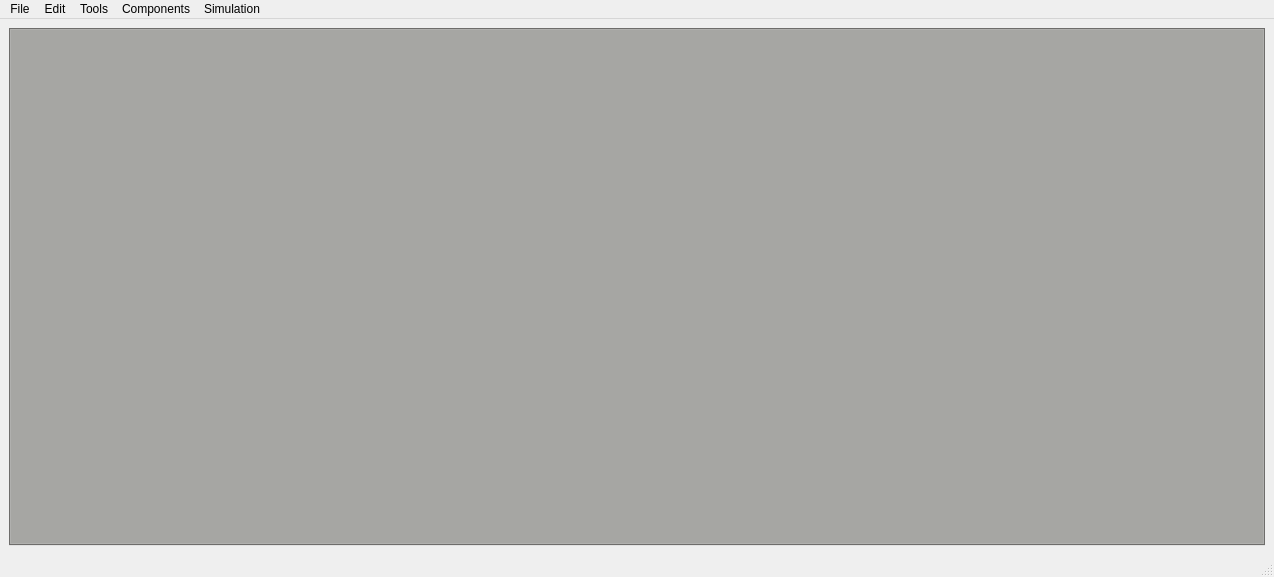
<?xml version="1.0" encoding="UTF-8"?>
<ui version="4.0">
 <class>MainWindow</class>
 <widget class="QMainWindow" name="MainWindow">
  <property name="geometry">
   <rect>
    <x>0</x>
    <y>0</y>
    <width>1274</width>
    <height>577</height>
   </rect>
  </property>
  <property name="windowTitle">
   <string>LogicSim</string>
  </property>
  <widget class="QWidget" name="centralwidget">
   <layout class="QHBoxLayout" name="horizontalLayout">
    <item>
     <widget class="logicsim::gui::TabHandler" name="tabHandler">
      <property name="palette">
       <palette>
        <active>
         <colorrole role="WindowText">
          <brush brushstyle="SolidPattern">
           <color alpha="255">
            <red>0</red>
            <green>0</green>
            <blue>0</blue>
           </color>
          </brush>
         </colorrole>
         <colorrole role="Button">
          <brush brushstyle="SolidPattern">
           <color alpha="255">
            <red>154</red>
            <green>153</green>
            <blue>150</blue>
           </color>
          </brush>
         </colorrole>
         <colorrole role="Light">
          <brush brushstyle="SolidPattern">
           <color alpha="255">
            <red>231</red>
            <green>230</green>
            <blue>225</blue>
           </color>
          </brush>
         </colorrole>
         <colorrole role="Midlight">
          <brush brushstyle="SolidPattern">
           <color alpha="255">
            <red>192</red>
            <green>191</green>
            <blue>187</blue>
           </color>
          </brush>
         </colorrole>
         <colorrole role="Dark">
          <brush brushstyle="SolidPattern">
           <color alpha="255">
            <red>77</red>
            <green>77</green>
            <blue>75</blue>
           </color>
          </brush>
         </colorrole>
         <colorrole role="Mid">
          <brush brushstyle="SolidPattern">
           <color alpha="255">
            <red>103</red>
            <green>102</green>
            <blue>100</blue>
           </color>
          </brush>
         </colorrole>
         <colorrole role="Text">
          <brush brushstyle="SolidPattern">
           <color alpha="255">
            <red>0</red>
            <green>0</green>
            <blue>0</blue>
           </color>
          </brush>
         </colorrole>
         <colorrole role="BrightText">
          <brush brushstyle="SolidPattern">
           <color alpha="255">
            <red>255</red>
            <green>255</green>
            <blue>255</blue>
           </color>
          </brush>
         </colorrole>
         <colorrole role="ButtonText">
          <brush brushstyle="SolidPattern">
           <color alpha="255">
            <red>0</red>
            <green>0</green>
            <blue>0</blue>
           </color>
          </brush>
         </colorrole>
         <colorrole role="Base">
          <brush brushstyle="SolidPattern">
           <color alpha="255">
            <red>255</red>
            <green>255</green>
            <blue>255</blue>
           </color>
          </brush>
         </colorrole>
         <colorrole role="Window">
          <brush brushstyle="SolidPattern">
           <color alpha="255">
            <red>154</red>
            <green>153</green>
            <blue>150</blue>
           </color>
          </brush>
         </colorrole>
         <colorrole role="Shadow">
          <brush brushstyle="SolidPattern">
           <color alpha="255">
            <red>0</red>
            <green>0</green>
            <blue>0</blue>
           </color>
          </brush>
         </colorrole>
         <colorrole role="AlternateBase">
          <brush brushstyle="SolidPattern">
           <color alpha="255">
            <red>204</red>
            <green>204</green>
            <blue>202</blue>
           </color>
          </brush>
         </colorrole>
         <colorrole role="ToolTipBase">
          <brush brushstyle="SolidPattern">
           <color alpha="255">
            <red>255</red>
            <green>255</green>
            <blue>220</blue>
           </color>
          </brush>
         </colorrole>
         <colorrole role="ToolTipText">
          <brush brushstyle="SolidPattern">
           <color alpha="255">
            <red>0</red>
            <green>0</green>
            <blue>0</blue>
           </color>
          </brush>
         </colorrole>
         <colorrole role="PlaceholderText">
          <brush brushstyle="SolidPattern">
           <color alpha="128">
            <red>0</red>
            <green>0</green>
            <blue>0</blue>
           </color>
          </brush>
         </colorrole>
        </active>
        <inactive>
         <colorrole role="WindowText">
          <brush brushstyle="SolidPattern">
           <color alpha="255">
            <red>0</red>
            <green>0</green>
            <blue>0</blue>
           </color>
          </brush>
         </colorrole>
         <colorrole role="Button">
          <brush brushstyle="SolidPattern">
           <color alpha="255">
            <red>154</red>
            <green>153</green>
            <blue>150</blue>
           </color>
          </brush>
         </colorrole>
         <colorrole role="Light">
          <brush brushstyle="SolidPattern">
           <color alpha="255">
            <red>231</red>
            <green>230</green>
            <blue>225</blue>
           </color>
          </brush>
         </colorrole>
         <colorrole role="Midlight">
          <brush brushstyle="SolidPattern">
           <color alpha="255">
            <red>192</red>
            <green>191</green>
            <blue>187</blue>
           </color>
          </brush>
         </colorrole>
         <colorrole role="Dark">
          <brush brushstyle="SolidPattern">
           <color alpha="255">
            <red>77</red>
            <green>77</green>
            <blue>75</blue>
           </color>
          </brush>
         </colorrole>
         <colorrole role="Mid">
          <brush brushstyle="SolidPattern">
           <color alpha="255">
            <red>103</red>
            <green>102</green>
            <blue>100</blue>
           </color>
          </brush>
         </colorrole>
         <colorrole role="Text">
          <brush brushstyle="SolidPattern">
           <color alpha="255">
            <red>0</red>
            <green>0</green>
            <blue>0</blue>
           </color>
          </brush>
         </colorrole>
         <colorrole role="BrightText">
          <brush brushstyle="SolidPattern">
           <color alpha="255">
            <red>255</red>
            <green>255</green>
            <blue>255</blue>
           </color>
          </brush>
         </colorrole>
         <colorrole role="ButtonText">
          <brush brushstyle="SolidPattern">
           <color alpha="255">
            <red>0</red>
            <green>0</green>
            <blue>0</blue>
           </color>
          </brush>
         </colorrole>
         <colorrole role="Base">
          <brush brushstyle="SolidPattern">
           <color alpha="255">
            <red>255</red>
            <green>255</green>
            <blue>255</blue>
           </color>
          </brush>
         </colorrole>
         <colorrole role="Window">
          <brush brushstyle="SolidPattern">
           <color alpha="255">
            <red>154</red>
            <green>153</green>
            <blue>150</blue>
           </color>
          </brush>
         </colorrole>
         <colorrole role="Shadow">
          <brush brushstyle="SolidPattern">
           <color alpha="255">
            <red>0</red>
            <green>0</green>
            <blue>0</blue>
           </color>
          </brush>
         </colorrole>
         <colorrole role="AlternateBase">
          <brush brushstyle="SolidPattern">
           <color alpha="255">
            <red>204</red>
            <green>204</green>
            <blue>202</blue>
           </color>
          </brush>
         </colorrole>
         <colorrole role="ToolTipBase">
          <brush brushstyle="SolidPattern">
           <color alpha="255">
            <red>255</red>
            <green>255</green>
            <blue>220</blue>
           </color>
          </brush>
         </colorrole>
         <colorrole role="ToolTipText">
          <brush brushstyle="SolidPattern">
           <color alpha="255">
            <red>0</red>
            <green>0</green>
            <blue>0</blue>
           </color>
          </brush>
         </colorrole>
         <colorrole role="PlaceholderText">
          <brush brushstyle="SolidPattern">
           <color alpha="128">
            <red>0</red>
            <green>0</green>
            <blue>0</blue>
           </color>
          </brush>
         </colorrole>
        </inactive>
        <disabled>
         <colorrole role="WindowText">
          <brush brushstyle="SolidPattern">
           <color alpha="255">
            <red>77</red>
            <green>77</green>
            <blue>75</blue>
           </color>
          </brush>
         </colorrole>
         <colorrole role="Button">
          <brush brushstyle="SolidPattern">
           <color alpha="255">
            <red>154</red>
            <green>153</green>
            <blue>150</blue>
           </color>
          </brush>
         </colorrole>
         <colorrole role="Light">
          <brush brushstyle="SolidPattern">
           <color alpha="255">
            <red>231</red>
            <green>230</green>
            <blue>225</blue>
           </color>
          </brush>
         </colorrole>
         <colorrole role="Midlight">
          <brush brushstyle="SolidPattern">
           <color alpha="255">
            <red>192</red>
            <green>191</green>
            <blue>187</blue>
           </color>
          </brush>
         </colorrole>
         <colorrole role="Dark">
          <brush brushstyle="SolidPattern">
           <color alpha="255">
            <red>77</red>
            <green>77</green>
            <blue>75</blue>
           </color>
          </brush>
         </colorrole>
         <colorrole role="Mid">
          <brush brushstyle="SolidPattern">
           <color alpha="255">
            <red>103</red>
            <green>102</green>
            <blue>100</blue>
           </color>
          </brush>
         </colorrole>
         <colorrole role="Text">
          <brush brushstyle="SolidPattern">
           <color alpha="255">
            <red>77</red>
            <green>77</green>
            <blue>75</blue>
           </color>
          </brush>
         </colorrole>
         <colorrole role="BrightText">
          <brush brushstyle="SolidPattern">
           <color alpha="255">
            <red>255</red>
            <green>255</green>
            <blue>255</blue>
           </color>
          </brush>
         </colorrole>
         <colorrole role="ButtonText">
          <brush brushstyle="SolidPattern">
           <color alpha="255">
            <red>77</red>
            <green>77</green>
            <blue>75</blue>
           </color>
          </brush>
         </colorrole>
         <colorrole role="Base">
          <brush brushstyle="SolidPattern">
           <color alpha="255">
            <red>154</red>
            <green>153</green>
            <blue>150</blue>
           </color>
          </brush>
         </colorrole>
         <colorrole role="Window">
          <brush brushstyle="SolidPattern">
           <color alpha="255">
            <red>154</red>
            <green>153</green>
            <blue>150</blue>
           </color>
          </brush>
         </colorrole>
         <colorrole role="Shadow">
          <brush brushstyle="SolidPattern">
           <color alpha="255">
            <red>0</red>
            <green>0</green>
            <blue>0</blue>
           </color>
          </brush>
         </colorrole>
         <colorrole role="AlternateBase">
          <brush brushstyle="SolidPattern">
           <color alpha="255">
            <red>154</red>
            <green>153</green>
            <blue>150</blue>
           </color>
          </brush>
         </colorrole>
         <colorrole role="ToolTipBase">
          <brush brushstyle="SolidPattern">
           <color alpha="255">
            <red>255</red>
            <green>255</green>
            <blue>220</blue>
           </color>
          </brush>
         </colorrole>
         <colorrole role="ToolTipText">
          <brush brushstyle="SolidPattern">
           <color alpha="255">
            <red>0</red>
            <green>0</green>
            <blue>0</blue>
           </color>
          </brush>
         </colorrole>
         <colorrole role="PlaceholderText">
          <brush brushstyle="SolidPattern">
           <color alpha="128">
            <red>0</red>
            <green>0</green>
            <blue>0</blue>
           </color>
          </brush>
         </colorrole>
        </disabled>
       </palette>
      </property>
      <property name="currentIndex">
       <number>-1</number>
      </property>
     </widget>
    </item>
   </layout>
  </widget>
  <widget class="QMenuBar" name="menubar">
   <property name="geometry">
    <rect>
     <x>0</x>
     <y>0</y>
     <width>1274</width>
     <height>22</height>
    </rect>
   </property>
   <widget class="QMenu" name="menuFile">
    <property name="title">
     <string>File</string>
    </property>
    <addaction name="actionNew"/>
    <addaction name="actionOpen"/>
    <addaction name="actionClose"/>
    <addaction name="actionSave"/>
    <addaction name="actionSave_As"/>
    <addaction name="separator"/>
    <addaction name="actionExit"/>
   </widget>
   <widget class="QMenu" name="menuComponents">
    <property name="title">
     <string>Components</string>
    </property>
    <widget class="QMenu" name="menuGates">
     <property name="title">
      <string>Gates</string>
     </property>
     <addaction name="actionBuffer"/>
     <addaction name="actionNOT"/>
     <addaction name="actionAND"/>
     <addaction name="actionOR"/>
     <addaction name="actionXOR"/>
     <addaction name="actionNAND"/>
     <addaction name="actionNOR"/>
     <addaction name="actionXNOR"/>
    </widget>
    <widget class="QMenu" name="menuInputs">
     <property name="title">
      <string>Inputs</string>
     </property>
     <addaction name="actionConstant_0"/>
     <addaction name="actionConstant_1"/>
     <addaction name="actionSwitch"/>
     <addaction name="actionOscillator"/>
     <addaction name="actionKeypad"/>
    </widget>
    <widget class="QMenu" name="menuOutputs">
     <property name="title">
      <string>Outputs</string>
     </property>
     <addaction name="actionLED"/>
     <addaction name="action7_Segment_Display_5_input"/>
     <addaction name="action7_Segment_Display_8_input"/>
    </widget>
    <widget class="QMenu" name="menuMemory">
     <property name="title">
      <string>Memory</string>
     </property>
     <addaction name="actionSR_Latch"/>
     <addaction name="actionJK_Latch"/>
     <addaction name="actionT_Latch"/>
     <addaction name="actionD_Latch"/>
     <addaction name="separator"/>
     <addaction name="actionSR_Flip_Flop"/>
     <addaction name="actionJK_Flip_Flop"/>
     <addaction name="actionT_Flip_Flop"/>
     <addaction name="actionD_Flip_Flop"/>
    </widget>
    <addaction name="menuGates"/>
    <addaction name="menuInputs"/>
    <addaction name="menuOutputs"/>
    <addaction name="menuMemory"/>
   </widget>
   <widget class="QMenu" name="menuTools">
    <property name="title">
     <string>Tools</string>
    </property>
    <addaction name="actionSelect"/>
    <addaction name="actionWire"/>
   </widget>
   <widget class="QMenu" name="menuSimulation">
    <property name="title">
     <string>Simulation</string>
    </property>
    <addaction name="actionStart"/>
    <addaction name="actionStop"/>
    <addaction name="actionPause"/>
    <addaction name="actionStep"/>
    <addaction name="actionContinue"/>
    <addaction name="actionReset"/>
    <addaction name="separator"/>
    <addaction name="actionProperties"/>
   </widget>
   <widget class="QMenu" name="menuEdit">
    <property name="title">
     <string>Edit</string>
    </property>
    <addaction name="actionUndo"/>
    <addaction name="actionRedo"/>
   </widget>
   <addaction name="menuFile"/>
   <addaction name="menuEdit"/>
   <addaction name="menuTools"/>
   <addaction name="menuComponents"/>
   <addaction name="menuSimulation"/>
  </widget>
  <widget class="QStatusBar" name="statusbar"/>
  <action name="actionNew">
   <property name="text">
    <string>New</string>
   </property>
  </action>
  <action name="actionOpen">
   <property name="text">
    <string>Open</string>
   </property>
  </action>
  <action name="actionSave">
   <property name="text">
    <string>Save</string>
   </property>
  </action>
  <action name="actionSave_As">
   <property name="text">
    <string>Save As</string>
   </property>
  </action>
  <action name="actionNOT">
   <property name="checkable">
    <bool>true</bool>
   </property>
   <property name="text">
    <string>NOT</string>
   </property>
  </action>
  <action name="actionAND">
   <property name="checkable">
    <bool>true</bool>
   </property>
   <property name="text">
    <string>AND</string>
   </property>
  </action>
  <action name="actionOR">
   <property name="checkable">
    <bool>true</bool>
   </property>
   <property name="text">
    <string>OR</string>
   </property>
  </action>
  <action name="actionXOR">
   <property name="checkable">
    <bool>true</bool>
   </property>
   <property name="text">
    <string>XOR</string>
   </property>
  </action>
  <action name="actionNAND">
   <property name="checkable">
    <bool>true</bool>
   </property>
   <property name="text">
    <string>NAND</string>
   </property>
  </action>
  <action name="actionNOR">
   <property name="checkable">
    <bool>true</bool>
   </property>
   <property name="text">
    <string>NOR</string>
   </property>
  </action>
  <action name="actionXNOR">
   <property name="checkable">
    <bool>true</bool>
   </property>
   <property name="text">
    <string>XNOR</string>
   </property>
  </action>
  <action name="actionConstant_0">
   <property name="checkable">
    <bool>true</bool>
   </property>
   <property name="text">
    <string>Constant (0)</string>
   </property>
  </action>
  <action name="actionSwitch">
   <property name="checkable">
    <bool>true</bool>
   </property>
   <property name="text">
    <string>Switch</string>
   </property>
  </action>
  <action name="actionOscillator">
   <property name="checkable">
    <bool>true</bool>
   </property>
   <property name="text">
    <string>Oscillator</string>
   </property>
  </action>
  <action name="actionLED">
   <property name="checkable">
    <bool>true</bool>
   </property>
   <property name="text">
    <string>LED</string>
   </property>
  </action>
  <action name="action7_Segment_Display_5_input">
   <property name="checkable">
    <bool>true</bool>
   </property>
   <property name="text">
    <string>7 Segment Display (5 input)</string>
   </property>
  </action>
  <action name="action7_Segment_Display_8_input">
   <property name="checkable">
    <bool>true</bool>
   </property>
   <property name="text">
    <string>7 Segment Display (8 input)</string>
   </property>
  </action>
  <action name="actionSR_Latch">
   <property name="checkable">
    <bool>true</bool>
   </property>
   <property name="text">
    <string>SR Latch</string>
   </property>
  </action>
  <action name="actionJK_Latch">
   <property name="checkable">
    <bool>true</bool>
   </property>
   <property name="text">
    <string>JK Latch</string>
   </property>
  </action>
  <action name="actionT_Latch">
   <property name="checkable">
    <bool>true</bool>
   </property>
   <property name="text">
    <string>T Latch</string>
   </property>
  </action>
  <action name="actionD_Latch">
   <property name="checkable">
    <bool>true</bool>
   </property>
   <property name="text">
    <string>D Latch</string>
   </property>
  </action>
  <action name="actionSR_Flip_Flop">
   <property name="checkable">
    <bool>true</bool>
   </property>
   <property name="text">
    <string>SR Flip Flop</string>
   </property>
  </action>
  <action name="actionJK_Flip_Flop">
   <property name="checkable">
    <bool>true</bool>
   </property>
   <property name="text">
    <string>JK Flip Flop</string>
   </property>
  </action>
  <action name="actionT_Flip_Flop">
   <property name="checkable">
    <bool>true</bool>
   </property>
   <property name="text">
    <string>T Flip Flop</string>
   </property>
  </action>
  <action name="actionD_Flip_Flop">
   <property name="checkable">
    <bool>true</bool>
   </property>
   <property name="text">
    <string>D Flip Flop</string>
   </property>
  </action>
  <action name="actionKeypad">
   <property name="checkable">
    <bool>true</bool>
   </property>
   <property name="text">
    <string>Keypad</string>
   </property>
  </action>
  <action name="actionSelect">
   <property name="checkable">
    <bool>true</bool>
   </property>
   <property name="text">
    <string>Select</string>
   </property>
  </action>
  <action name="actionWire">
   <property name="checkable">
    <bool>true</bool>
   </property>
   <property name="text">
    <string>Wire</string>
   </property>
  </action>
  <action name="actionConstant_1">
   <property name="text">
    <string>Constant (1)</string>
   </property>
  </action>
  <action name="actionStart">
   <property name="text">
    <string>Start</string>
   </property>
  </action>
  <action name="actionStop">
   <property name="enabled">
    <bool>false</bool>
   </property>
   <property name="text">
    <string>Stop</string>
   </property>
  </action>
  <action name="actionPause">
   <property name="enabled">
    <bool>false</bool>
   </property>
   <property name="text">
    <string>Pause</string>
   </property>
  </action>
  <action name="actionContinue">
   <property name="enabled">
    <bool>false</bool>
   </property>
   <property name="text">
    <string>Continue</string>
   </property>
  </action>
  <action name="actionReset">
   <property name="enabled">
    <bool>false</bool>
   </property>
   <property name="text">
    <string>Reset</string>
   </property>
  </action>
  <action name="actionBuffer">
   <property name="checkable">
    <bool>true</bool>
   </property>
   <property name="text">
    <string>Buffer</string>
   </property>
  </action>
  <action name="actionStep">
   <property name="enabled">
    <bool>false</bool>
   </property>
   <property name="text">
    <string>Step</string>
   </property>
  </action>
  <action name="actionProperties">
   <property name="text">
    <string>Properties</string>
   </property>
  </action>
  <action name="actionClose">
   <property name="text">
    <string>Close</string>
   </property>
  </action>
  <action name="actionExit">
   <property name="text">
    <string>Exit</string>
   </property>
  </action>
  <action name="actionUndo">
   <property name="text">
    <string>Undo</string>
   </property>
  </action>
  <action name="actionRedo">
   <property name="text">
    <string>Redo</string>
   </property>
  </action>
 </widget>
 <customwidgets>
  <customwidget>
   <class>logicsim::gui::TabHandler</class>
   <extends>QTabWidget</extends>
   <header>include/gui/tab_handler.hpp</header>
   <container>1</container>
  </customwidget>
 </customwidgets>
 <resources/>
 <connections/>
</ui>
